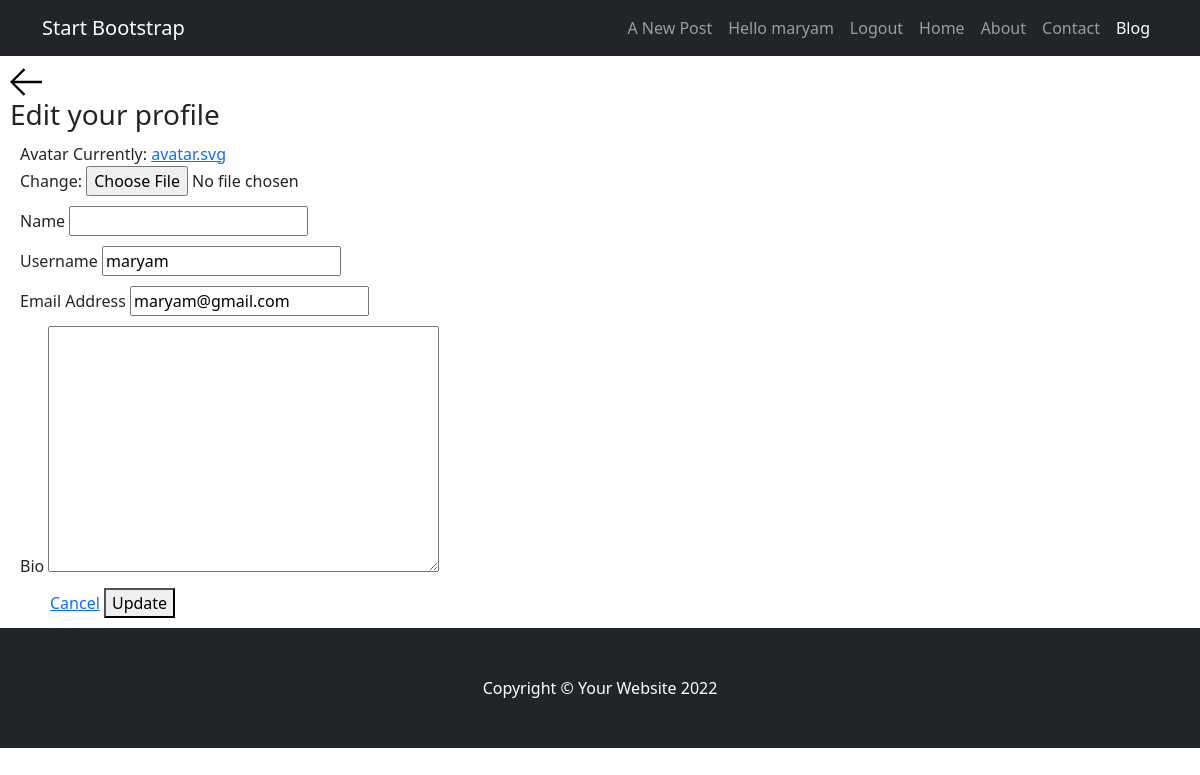
The page /edit-user/ (signed in) on the database as committed earlier.
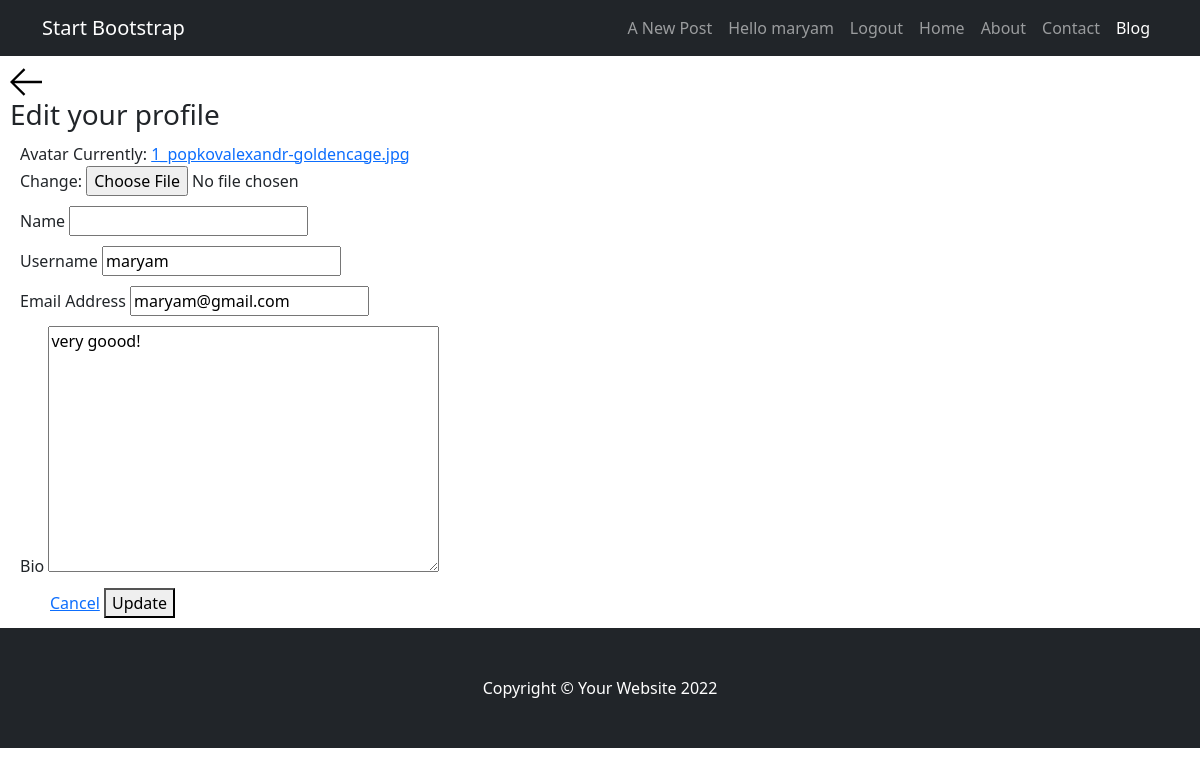
The same page on the database as committed later.
### blog/models.py (models this page shows, shortened)
class User(AbstractBaseUser):
    email = models.EmailField(verbose_name='Email Address', unique=True)
    username = models.CharField(max_length=100, unique=True)
    name = models.CharField(max_length=100, null=True, blank=True)
    bio = models.TextField(null=True)
    avatar = models.FileField(null=True, default="avatar.svg", validators=[FileExtensionValidator(['png', 'svg', 'jpg'])])
    date_joined = models.DateTimeField(verbose_name='date joined', auto_now_add=True)
    last_login = models.DateTimeField(verbose_name='last login', auto_now=True)
    is_admin = models.BooleanField(default=False)
    is_active = models.BooleanField(default=True)
    is_staff = models.BooleanField(default=False)
    is_superuser = models.BooleanField(default=False)
    USERNAME_FIELD = 'email'
    REQUIRED_FIELDS = ['username', ]
    objects = CustomUserManager()

### blog/views.py (the view)
# urls.py: path('edit-user/', views.editUser, name='edit-user'),
@login_required(login_url='login')
def editUser(request):
	user = request.user
	form = UserForm(instance=user)
	if request.method == 'POST':
		form = UserForm(request.POST, request.FILES, instance=user)
		if form.is_valid():
			form.save()
			return redirect('blog:user-profile', pk=user.id)
	context = {'form':form}
	return render(request, 'account/edit_user.html', context)

### blog/forms.py
class UserForm(forms.ModelForm):
	class Meta:
		model = User
		fields = ['avatar', 'name', 'username', 'email', 'bio']

### templates/account/edit_user.html (shortened to what this page needs)
{% extends 'base.html' %}
{% block content %}
    <div style='margin-top:10px; margin-left:10px; margin-bottom:10px;'>
        <a href="{{request.META.HTTP_REFERER}}">
            <svg version="1.1" xmlns="http://www.w3.org/2000/svg" width="32" height="32"
                viewBox="0 0 32 32">
                <title>arrow-left</title>
                <path
                    d="M13.723 2.286l-13.723 13.714 13.719 13.714 1.616-1.611-10.96-10.96h27.625v-2.286h-27.625l10.965-10.965-1.616-1.607z">
                </path>
            </svg>
        </a>
        <h3>Edit your profile</h3>
    </div>
    <div style='margin-top:10px; margin-left:10px; margin-bottom:10px;'>
        <form action="" method='post' enctype="multipart/form-data">
            {% for field in form %}
                <div style='margin-top:10px; margin-left:10px; margin-bottom:10px;'>
                    <label >{{field.label}}</label>
                    {{field}}
                </div>
            {% endfor %}
            <div style='margin-top:10px; margin-bottom:10px; margin-left:40px;'>
                    <a href="{% url 'blog:home' 1 %}">Cancel</a>
                    <button type="submit">Update</button>
            </div>
        </form>
    </div>
{% endblock %}

### templates/base.html (shortened to what this page needs)
{% load static %}
<!DOCTYPE html>
<html lang="en">
    <head>
        <link href='{% static "css/styles.css" %}' rel="stylesheet" />
    </head>
    <body>
        <nav class="navbar navbar-expand-lg navbar-dark bg-dark">
            <div class="container">
                <a class="navbar-brand" href="{% url 'blog:home' 1 %}">Start Bootstrap</a>
                <div class="collapse navbar-collapse" id="navbarSupportedContent">
                    <ul class="navbar-nav ms-auto mb-2 mb-lg-0">
                    {% if user.is_authenticated %}
                        <li class="nav-item"><a class="nav-link" href='{% url "blog:create" %}'>A New Post</a></li>
                        <li class="nav-item"><a class="nav-link" href='{% url "blog:user-profile" user.id %}'>Hello {{user.username}}</a></li>
                        <li class="nav-item"><a class="nav-link" href="accounts/logout">Logout</a></li>
                    {% else %}
                        <li class="nav-item">
                        <a class="nav-link" href="accounts/login">Login</a>
                        </li>
                    {% endif %}
                        <li class="nav-item"><a class="nav-link" href="#">Home</a></li>
                        <li class="nav-item"><a class="nav-link" href="#!">About</a></li>
                        <li class="nav-item"><a class="nav-link" href="#!">Contact</a></li>
                        <li class="nav-item"><a class="nav-link active" aria-current="page" href="#">Blog</a></li>
                    </ul>
                </div>
            </div>
        </nav>
        {% block content %}
        {% endblock content %}
    <footer class="py-5 bg-dark">
        <div class="container"><p class="m-0 text-center text-white">Copyright &copy; Your Website 2022</p></div>
    </footer>
    </body>
</html>

Rows that differ between the two databases and show on the page:
changed User "maryam": bio (not shown) → "very goood!"
Other text that changed with them:
text no longer shown: "Currently: avatar.svg Change:"
text now shown: "Currently: 1_popkovalexandr-goldencage.jpg Change:"
